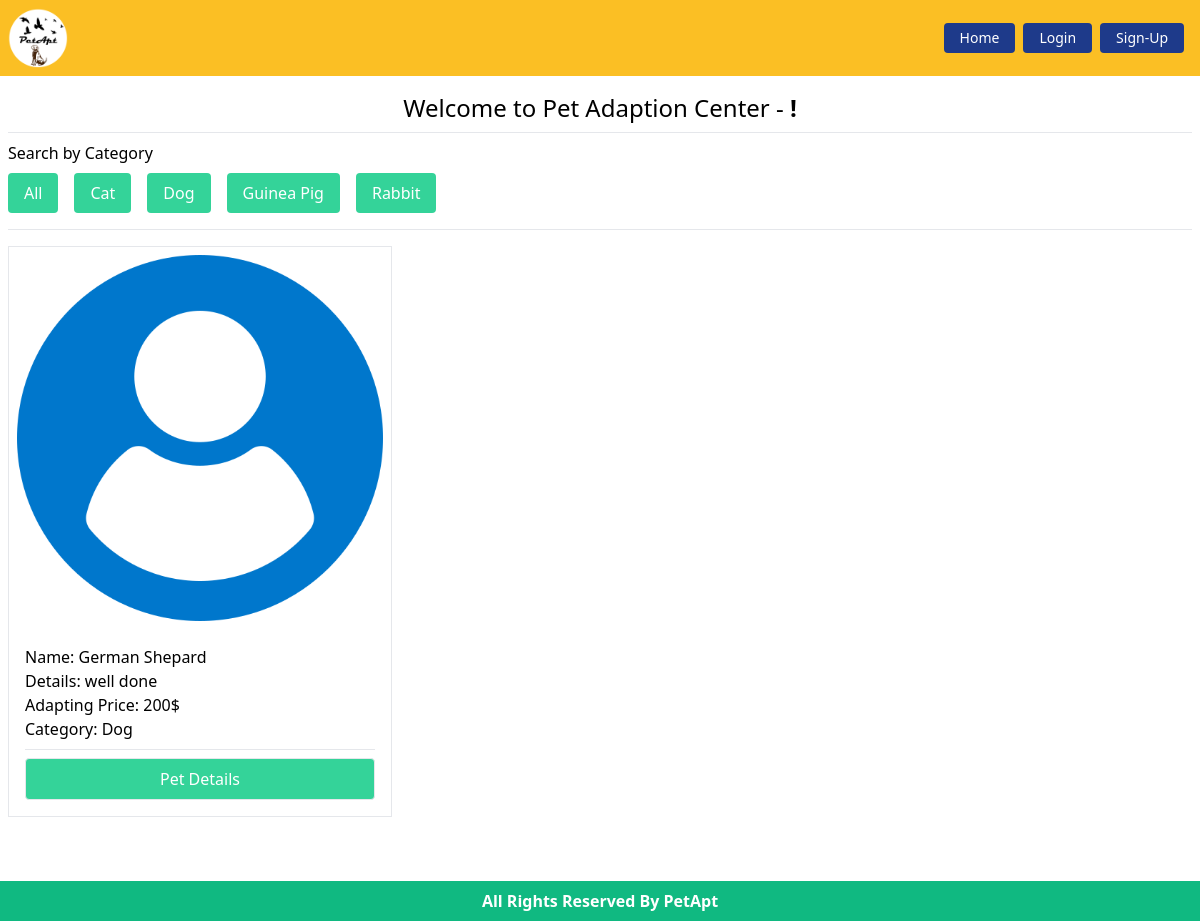
The app's page /, older data.
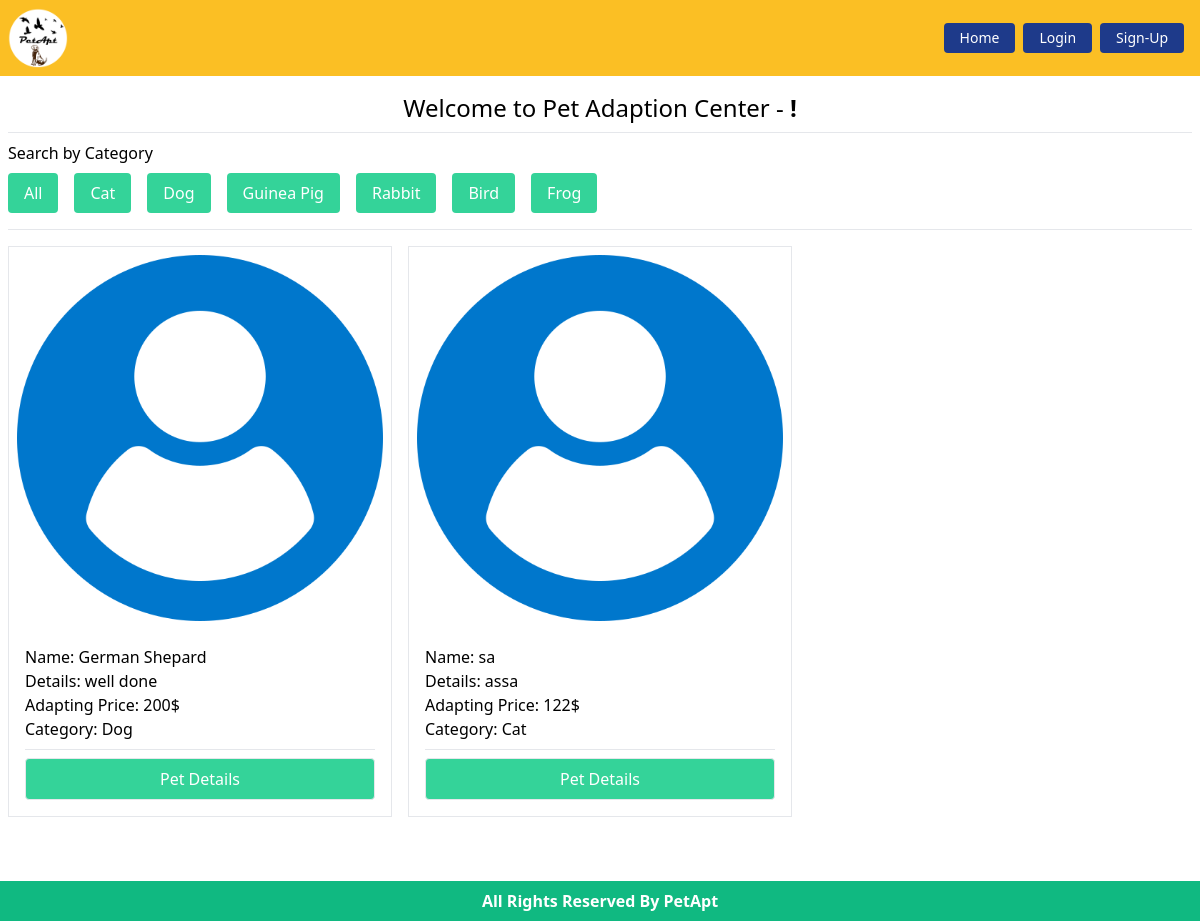
The same page, newer data.
### Pets/models.py (models this page shows, shortened)
class PetCategory(models.Model):
    name = models.CharField(max_length=30)
    slug = models.SlugField(max_length=80)
    def __str__(self):
        return self.name

class Pet(models.Model):
    image = models.ImageField(upload_to='pets/media/images/')
    title = models.CharField(max_length = 40)
    description = models.TextField()
    adapt_price = models.IntegerField()
    category = models.ForeignKey(PetCategory, on_delete=models.CASCADE)

### PetApt/views.py (the view)
# urls.py: path('', home, name='home'),
def home(request, category_slug=None):
    pets = models.Pet.objects.all()
    category = models.PetCategory.objects.all()
    if category_slug is not None:
        filterOption = models.PetCategory.objects.get(slug = category_slug)
        pets = models.Pet.objects.filter(category = filterOption)
    return render(request, 'index.html', {'pets': pets, 'category': category})

### templates/index.html
{% extends 'base.html' %}
{% block content %}
<h2 class="text-2xl text-center">Welcome to Pet Adaption Center - <strong>{{request.user.first_name}} !</strong></h2>
<hr class="my-2">
<div>
    <p>Search by Category</p>
    <ul class="flex flex-wrap">
        <li><a href="{% url 'home' %}" class="bg-green-400 block p-2 px-4 ml-0 text-white rounded m-2">All</a></li>
        {% for item in category %}
        <li>
            <a href="{% url 'filterpet' item.slug %}" class="bg-green-400 block p-2 px-4 text-white rounded m-2">
                {{item}}
            </a>
        </li>
        {% endfor %}
    </ul>
</div>
<hr class="my-2">
<div class="pt-2 grid md:grid-cols-2 lg:grid-cols-3 grid-cols-1 xl:grid-cols-4 gap-4">
    {% for pet in pets %}
    <div class="pet-card border">
        <div class="p-2">
            <img src={{pet.image.url}} alt="pet" class="w-full">
        </div>
        <div class="p-4">
            <p>Name: {{pet.title}}</p>
            <p>Details: {{pet.description | truncatewords:10}}</p>
            <p>Adapting Price: {{pet.adapt_price}}$</p>
            <p>Category: {{pet.category}}</p>
            <hr class="my-2">
            <a href="{% url 'petDetails' pet.id %}"
                class="rounded w-full text-center text-white hover:bg-green-500 border bg-green-400 px-6 py-2 inline-block">
                Pet Details
            </a>
        </div>
    </div>
    {% endfor %}
</div>
<br>
{% endblock %}

Row changes from the older to the newer data that the page shows:
added PetCategory: name "Bird"
added PetCategory: name "Frog"
added Pet: image (picture), title "sa", description "assa", adapt_price "122", category "Cat"
